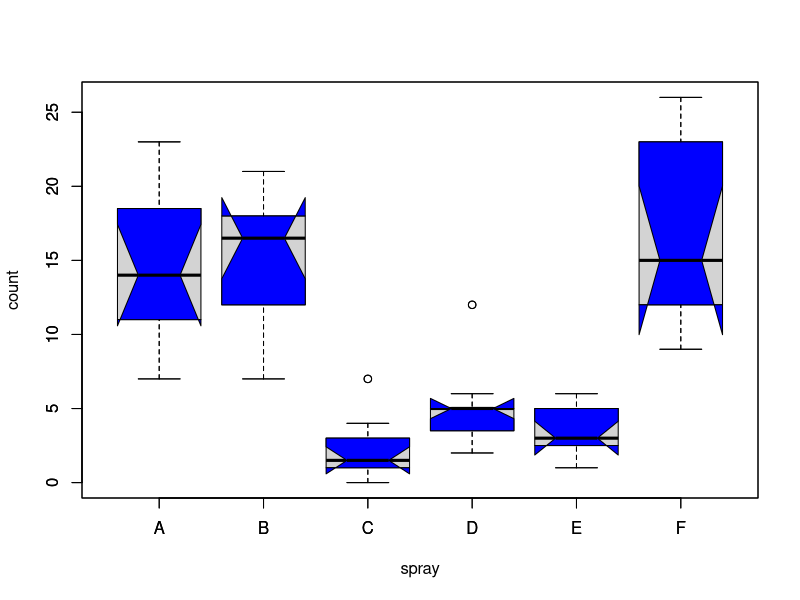
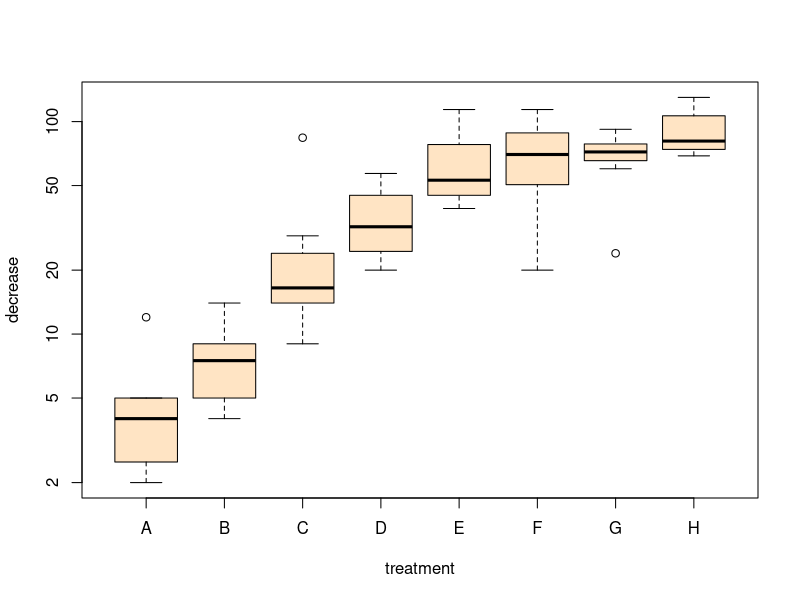
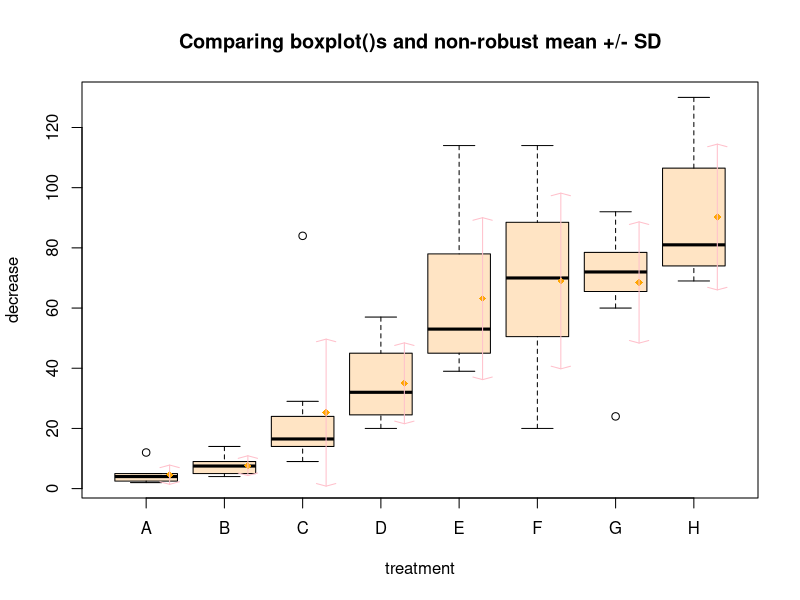
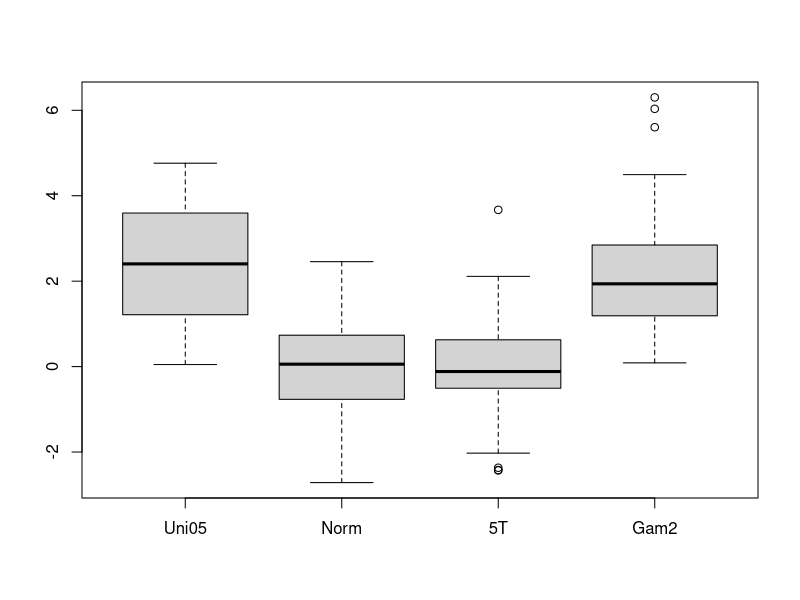
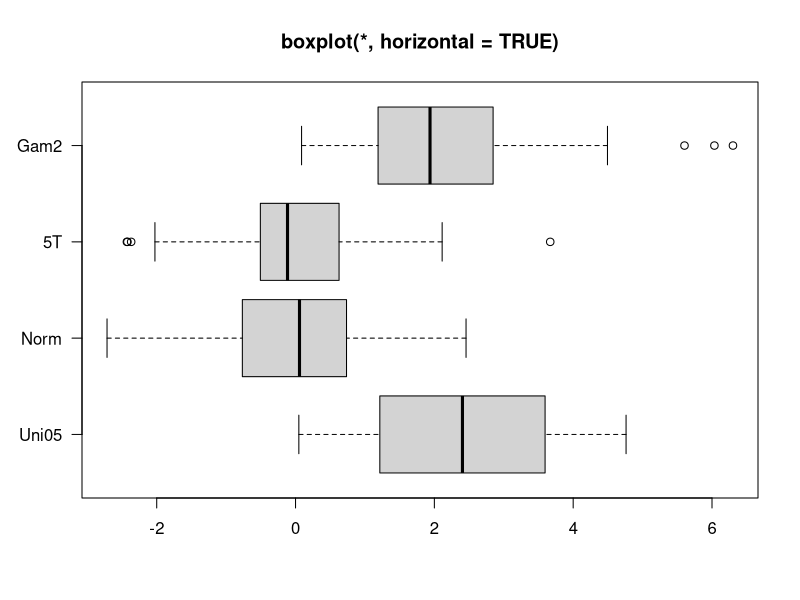
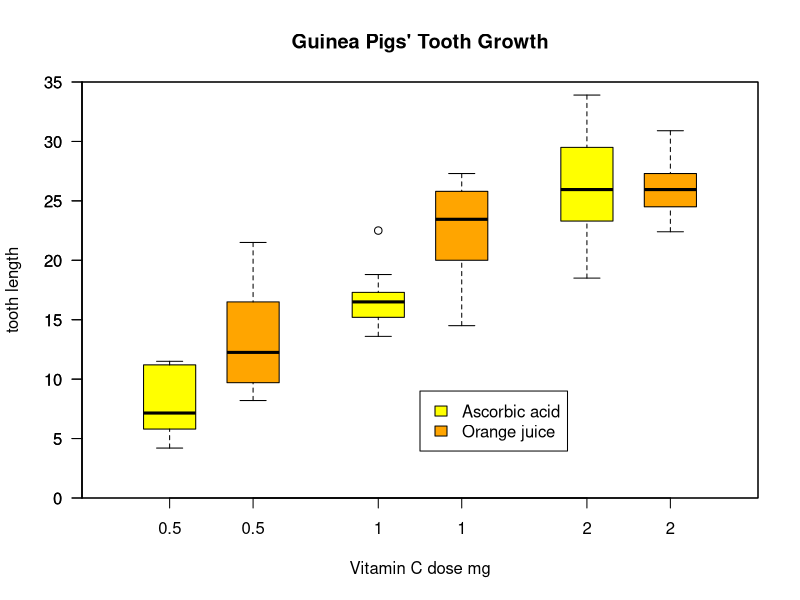
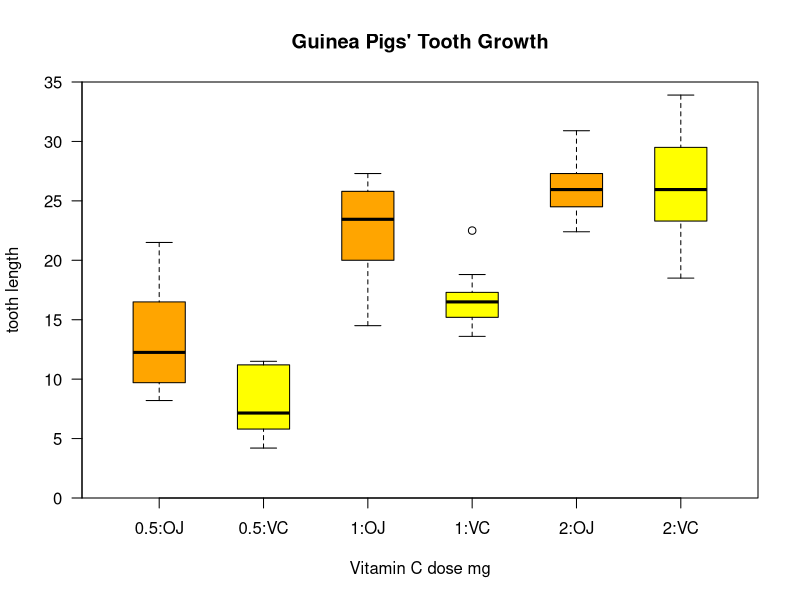
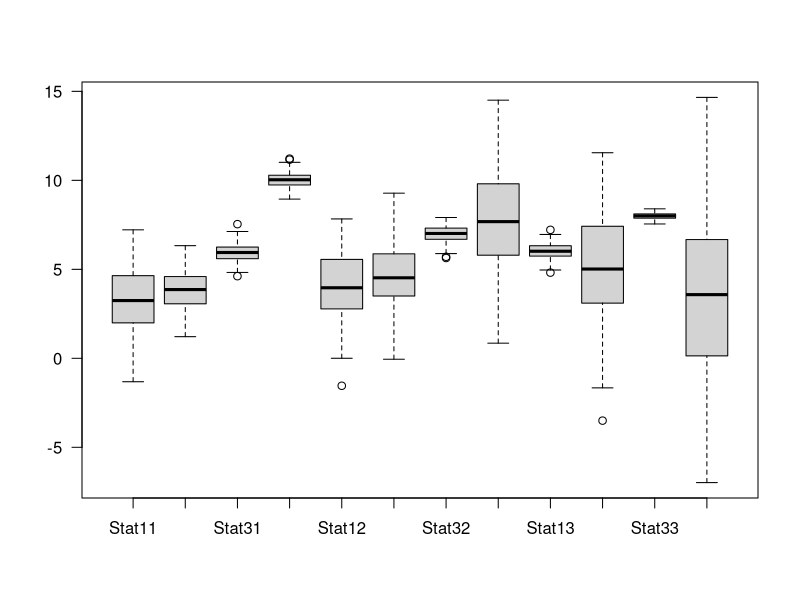

R code for these plots, in order:
## boxplot on a formula:
boxplot(count ~ spray, data = InsectSprays, col = "lightgray")
# *add* notches (somewhat funny here):
boxplot(count ~ spray, data = InsectSprays,
        notch = TRUE, add = TRUE, col = "blue")

boxplot(decrease ~ treatment, data = OrchardSprays,
        log = "y", col = "bisque")

rb <- boxplot(decrease ~ treatment, data = OrchardSprays, col = "bisque")
title("Comparing boxplot()s and non-robust mean +/- SD")

mn.t <- tapply(OrchardSprays$decrease, OrchardSprays$treatment, mean)
sd.t <- tapply(OrchardSprays$decrease, OrchardSprays$treatment, sd)
xi <- 0.3 + seq(rb$n)
points(xi, mn.t, col = "orange", pch = 18)
arrows(xi, mn.t - sd.t, xi, mn.t + sd.t,
       code = 3, col = "pink", angle = 75, length = .1)

## boxplot on a matrix:
mat <- cbind(Uni05 = (1:100)/21, Norm = rnorm(100),
             `5T` = rt(100, df = 5), Gam2 = rgamma(100, shape = 2))
boxplot(mat) # directly, calling boxplot.matrix()

## boxplot on a data frame:
df. <- as.data.frame(mat)
par(las = 1) # all axis labels horizontal
boxplot(df., main = "boxplot(*, horizontal = TRUE)", horizontal = TRUE)

## Using 'at = ' and adding boxplots -- example idea by Roger Bivand :
boxplot(len ~ dose, data = ToothGrowth,
        boxwex = 0.25, at = 1:3 - 0.2,
        subset = supp == "VC", col = "yellow",
        main = "Guinea Pigs' Tooth Growth",
        xlab = "Vitamin C dose mg",
        ylab = "tooth length",
        xlim = c(0.5, 3.5), ylim = c(0, 35), yaxs = "i")
boxplot(len ~ dose, data = ToothGrowth, add = TRUE,
        boxwex = 0.25, at = 1:3 + 0.2,
        subset = supp == "OJ", col = "orange")
legend(2, 9, c("Ascorbic acid", "Orange juice"),
       fill = c("yellow", "orange"))

## With less effort (slightly different) using factor *interaction*:
boxplot(len ~ dose:supp, data = ToothGrowth,
        boxwex = 0.5, col = c("orange", "yellow"),
        main = "Guinea Pigs' Tooth Growth",
        xlab = "Vitamin C dose mg", ylab = "tooth length",
        sep = ":", lex.order = TRUE, ylim = c(0, 35), yaxs = "i")

## more examples in  help(bxp)


###demo 2 Box-plot with R – Tutorial
#
#Yesterday I wanted to create a box-plot for a small dataset 
# to see the evolution of 3 stations through a 3 days period. 
# I like box-plots very much because I think they are one of 
# the clearest ways of showing trend in your data. 
# R is extremely good for this type of plot and, 
# for this reason, I decided to add a post on my blog 
# to show how to create a box-plot, but also 
# because I want to use my own blog to 
# help me remember pieces of code 
# that I might want to use in the future but that I tend to forget.
# For this example I first created a dummy dataset using the 
# function rnorm() which generates random normal-distributed sequences.
# This function requires 3 arguments, 
# the number of samples to create, t
# he mean and the standard deviation of the distribution, for example: 
rnorm(n=100,mean=3,sd=1)
# This generates 100 numbers (floats to be exact), 
# which have mean equal to 3 and standard deviation equal to 1.
# To generate my dataset I used the following line of code:
data<-data.frame(Stat11=rnorm(100,mean=3,sd=2),
Stat21=rnorm(100,mean=4,sd=1),
Stat31=rnorm(100,mean=6,sd=0.5),
Stat41=rnorm(100,mean=10,sd=0.5),
Stat12=rnorm(100,mean=4,sd=2),
Stat22=rnorm(100,mean=4.5,sd=2),
Stat32=rnorm(100,mean=7,sd=0.5),
Stat42=rnorm(100,mean=8,sd=3),
Stat13=rnorm(100,mean=6,sd=0.5),
Stat23=rnorm(100,mean=5,sd=3),
Stat33=rnorm(100,mean=8,sd=0.2),
Stat43=rnorm(100,mean=4,sd=4))
 
# As I mentioned before, this should represent 4 stations
# for which the measure were replicated in 3 successive days.
# # Now, for the creation of the box-plot the simplest function 
# is boxplot() and can be simply called by adding the 
# name of the dataset as only argument:
boxplot(data)
boxplot(data, las = 2)
boxplot(data, las = 2,
        names = c("Station 1","Station 2","Station 3","Station 4",
                   "Station 1","Station 2","Station 3","Station 4",
                   "Station 1","Station 2","Station 3","Station 4"))
#
#If the names are too long and they do not fit into the plot’s window 
#you can increase it by using the option par:
boxplot(data, las = 2,
        par(mar = c(12, 5, 4, 2)+ 0.1),
        names = c("Station 1","Station 2","Station 3","Station 4",
                   "Station 1","Station 2","Station 3","Station 4",
                   "Station 1","Station 2","Station 3","Station 4"))
#
#Now I want to group the 4 stations so that the division in 3 successive days is clearer.
boxplot(data, las = 2,at =c(1,2,3,4, 6,7,8,9, 11,12,13,14),
           par(mar = c(12, 5, 4, 2)+ 0.1),
        names = c("Station 1","Station 2","Station 3","Station 4",
                   "Station 1","Station 2","Station 3","Station 4",
                   "Station 1","Station 2","Station 3","Station 4"))
#
#Add colors
boxplot(data, las = 2,at =c(1,2,3,4, 6,7,8,9, 11,12,13,14),
           par(mar = c(12, 5, 4, 2)+ 0.1),
     col = c("red","sienna","palevioletred1","royalblue2","red","sienna","palevioletred1", 
"royalblue2","red","sienna","palevioletred1","royalblue2"),
        names = c("Station 1","Station 2","Station 3","Station 4",
                   "Station 1","Station 2","Station 3","Station 4",
                   "Station 1","Station 2","Station 3","Station 4"))
#
#Add labels
boxplot(data, las = 2,ylab = "y abc", xlab = "hahah",
        at =c(1,2,3,4, 6,7,8,9, 11,12,13,14),
           par(mar = c(12, 5, 4, 2)+ 0.1),
     col = c("red","sienna","palevioletred1","royalblue2","red","sienna","palevioletred1", 
"royalblue2","red","sienna","palevioletred1","royalblue2"),
        names = c("Station 1","Station 2","Station 3","Station 4",
                   "Station 1","Station 2","Station 3","Station 4",
                   "Station 1","Station 2","Station 3","Station 4"))
#
#Add labels 2
boxplot(data, las = 2,ylab = "y abc", xlab = "hahah",
        at =c(1,2,3,4, 6,7,8,9, 11,12,13,14),
           par(mar = c(12, 5, 4, 2)+ 0.1),
     col = c("red","sienna","palevioletred1","royalblue2","red","sienna","palevioletred1", 
"royalblue2","red","sienna","palevioletred1","royalblue2"),
        names = c("Station 1","Station 2","Station 3","Station 4",
                   "Station 1","Station 2","Station 3","Station 4",
                   "Station 1","Station 2","Station 3","Station 4"))
#Add labels 2
mtext("x label here", side = 1, line = 5)
#Add labels 2
mtext("y label here", side = 2, line = 2)
